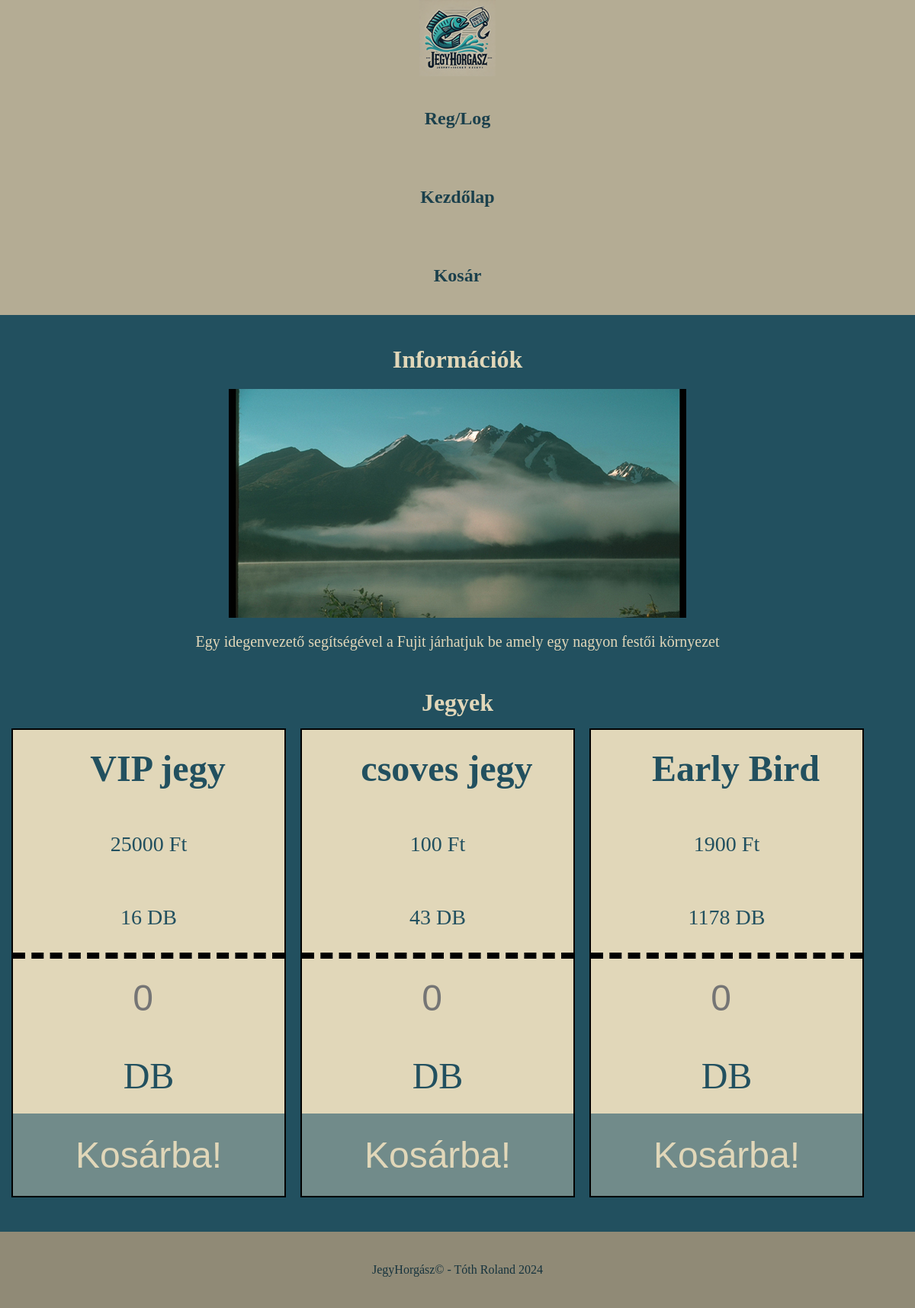
Page /components/event.php?eventid=1 on the committed database.
### tables this page shows
CREATE TABLE `events` (
  `id` int(11) NOT NULL,
  `uploaderid` int(11) NOT NULL,
  `nev` varchar(10000) NOT NULL,
  `img` varchar(255) NOT NULL,
  `leiras` varchar(10000) NOT NULL,
  `ido` datetime NOT NULL
);

CREATE TABLE `tickets` (
  `id` int(11) NOT NULL,
  `eventid` int(11) NOT NULL,
  `type` varchar(11) NOT NULL,
  `ar` int(11) NOT NULL,
  `quantity` int(11) NOT NULL
);

### components/event.php (the view, shortened to what this page needs)
<?php
   require "config.php";
   require "functions.php";
   $talalt_event=$conn->query("SELECT * FROM events WHERE id = $_GET[eventid]")->fetch_assoc();
?>
<!DOCTYPE html>
<html lang="en">
    <head>
        <link rel="stylesheet" href="../css/nav.css?v=<?php echo time();?>">
        <link rel="stylesheet" href="../css/event.css?v=<?php echo time();?>">
    </head>
    <body>
        <header><?php MakeNav(false)?></header>
        <main>
                <h1>Információk</h1>
                <div class="kep" style="background: url('../files/<?=$talalt_event["img"]?>')"></div>
                <p><?=$talalt_event["leiras"]?><p>
                <?php
                    $lekerdezes=$conn->query("SELECT * FROM tickets WHERE eventid=$_GET[eventid] AND quantity>0");
                    if(mysqli_num_rows($lekerdezes)==0){
                        echo "<h1>Nem áll rendelkezésre jegy!<h1>";
                    }
                    else{
                ?>
                <h1>Jegyek</h1>
                <?php
                while($talalat=$lekerdezes->fetch_assoc()){?>
                    <form action="event.php?eventid=<?=$_GET["eventid"];?>&ticketid=<?=$talalat["id"]?>" class="ticket" method="post">
                        <div class="type"><?=$talalat["type"];?></div>
                        <div class="ar"><?=$talalat["ar"];?> Ft</div>
                        <div class="db"><?=$talalat["quantity"];?> DB</div>
                        <?php if($talalat["quantity"]<=0) { ?>
                            <h2 class="soldout">Elfogyott!</h2>
                        <?php } else { ?>
                            <input type="number" name="darab" placeholder="0" min="0" id="darab" style="width: 100%;"max="<?=$talalat["quantity"]?>"><label for="" id="l">DB</label>
                            <input type="submit" value="Kosárba!" name="btn" class="cartbtn" style="">
                            <?php } ?>
                    </form>
                <?php
            } } ?>
        </main>
        <footer><?php MakeFooter()?></footer>
    </body>
</html>

### components/functions.php (shortened to what this page needs)
<?php
    function MakeNav($isindex){
            if ($isindex) {
            ?>
                <header>
                    <nav class="clearfix">
                        <img src="img/JegyHorgasz_logo_converted.png" <?php if(!isset($_COOKIE["userid"])) { ?>style="float: inline-start; margin-left: 15px;"<?php } ?> alt="JegyHorgász">
                        <a href="components/login.php">Reg/Log</a>
                        <a class="active" href="#">Kezdőlap</a>
                        <?php if (isset($_COOKIE["userid"])) { ?>
                            <a id="profile" class="left" href="components/profile.php?userid=<?=$_COOKIE["userid"];?>">Profil</a>
                            <a id="announce_event" class="left" href="components/announce_event.php?userid=<?=$_COOKIE["userid"];?>">Új rendezvény hozzáadása</a>
                        <?php } ?>
                        <a id="cart" href="components/cart.php">Kosár</a>
                    </nav>
                </header>
            <?php
            }
        else {
                ?>
            <header>
            <nav class="clearfix">
                <img src="../img/JegyHorgasz_logo_converted.png" <?php if(!isset($_COOKIE["userid"])) { ?>style="float: inline-start; margin-left: 15px;"<?php } ?> alt="JegyHorgász">
                    <a href="../components/login.php">Reg/Log</a>
                <a href="../">Kezdőlap</a>
                <a id="cart" href="../components/cart.php">Kosár</a>
            </nav>
        </header>
    <?php }
    }
    function MakeFooter(){
            echo
            '<footer>
                JegyHorgász© - Tóth Roland '.date("Y",time()).'
            </footer>';
    }
?>

### css/nav.css (style rules this page uses)
:root { --primary:#22505f ; --secondary:#e1d7b9; --accent:#718b8a ; }
* { margin:0; padding:0; box-sizing: border-box; }
*:not(.event-description *) { color:var(--primary); }
body { background-color: var(--primary); }
.clearfix { display:table; content:""; clear: both; }
nav, footer { width: 100%; height:100px; background-color: var(--secondary); filter: brightness(.8); }
nav a, footer a { font-weight: 600; float: inline-end; display: inline-flex; text-decoration: none; font-size: 24px; color:var(--primary); vertical-align: top; padding:38px; }
nav { text-align: center; }
main { min-height: 80dvh; margin-top: 120px; z-index:1000000 }
footer { display: inline-flex; justify-content: center; align-items: center; }
header { position: fixed; top: 0; left: 0; width: 100%; }
@media screen and (max-width:1200px) { nav img { float:unset!important; margin: unset!important; } }
@media screen and (max-width:1200px) { nav a { width: 100%; display:block; padding:10px inherit; } }
@media screen and (max-width:1200px) { header { position: static; } }
@media screen and (max-width:1200px) { main { margin-top: 10px; padding-top: 0; } }

### css/event.css (style rules this page uses)
h1 { color: var(--secondary)!important; text-align: center; padding-top: 30px; }
p { text-align: center; color: var(--secondary)!important; font-size: 20px; margin-top: 20px; }
#darab { min-height: unset; font-size: 48px; background-color: var(--secondary); border: none; padding: 0; margin: 0; line-height: 1; width:100px; max-width: 10%; text-align: right; vertical-align: middle; }
.cartbtn { background-color: var(--accent); float: right; height: 108px; color: var(--secondary); padding: 5px; border: 3px solid var(--accent); }
#l { font-size: 48px; vertical-align: middle; }
.kep { margin: 0 auto; min-height: 300px; width: 50%; background-repeat: no-repeat!important; background-size: cover!important; background-position: center!important; margin-block: 20px; }

### css/addticket.css (style rules this page uses)
.ticket { background-color: var(--secondary); width:90%; border: 2px solid black; margin:15px; margin-right: 0; }
form { margin-bottom: 30px; }
main { margin-bottom: 30px; }
.ticket * { display: inline-flex; min-height: 100px; align-items: center; }
.type,#type { font-weight: 900; font-size: 32px; padding-left: 24px; width: 25%; }
.ar,.db,#ar,#db { font-size: 28px; font-weight: 400; width:25%; text-align: center; display: inline-flex; justify-content: center; }
.db,#db { width: 25%; border-right:8px dashed black; }
@media (max-width: 1200px) { .ticket { display: inline-flex; flex-direction: column; width: 30%!important; } }
@media (max-width: 1200px) { .ticket * { max-width: none!important; width:100%!important; justify-content: center; text-align:center!important; display: flex; } }
@media (max-width: 1200px) { #db,.db { border: none; border-bottom: 8px dashed black; } }
@media (max-width: 1200px) { input#darab { padding-block: 24px; } }
@media (max-width: 1200px) { input[type="submit"],.soldout,.type,#type { font-size: 48px; } }

### rows in the picture
events: img (picture), leiras "Egy idegenvezető segítségével a Fujit járhatjuk be amely egy nagyon festői környezet"
tickets: type "VIP jegy", ar "25000", quantity "16"
tickets: type "csoves jegy", ar "100", quantity "43"
tickets: type "Early Bird", ar "1900", quantity "1178"
